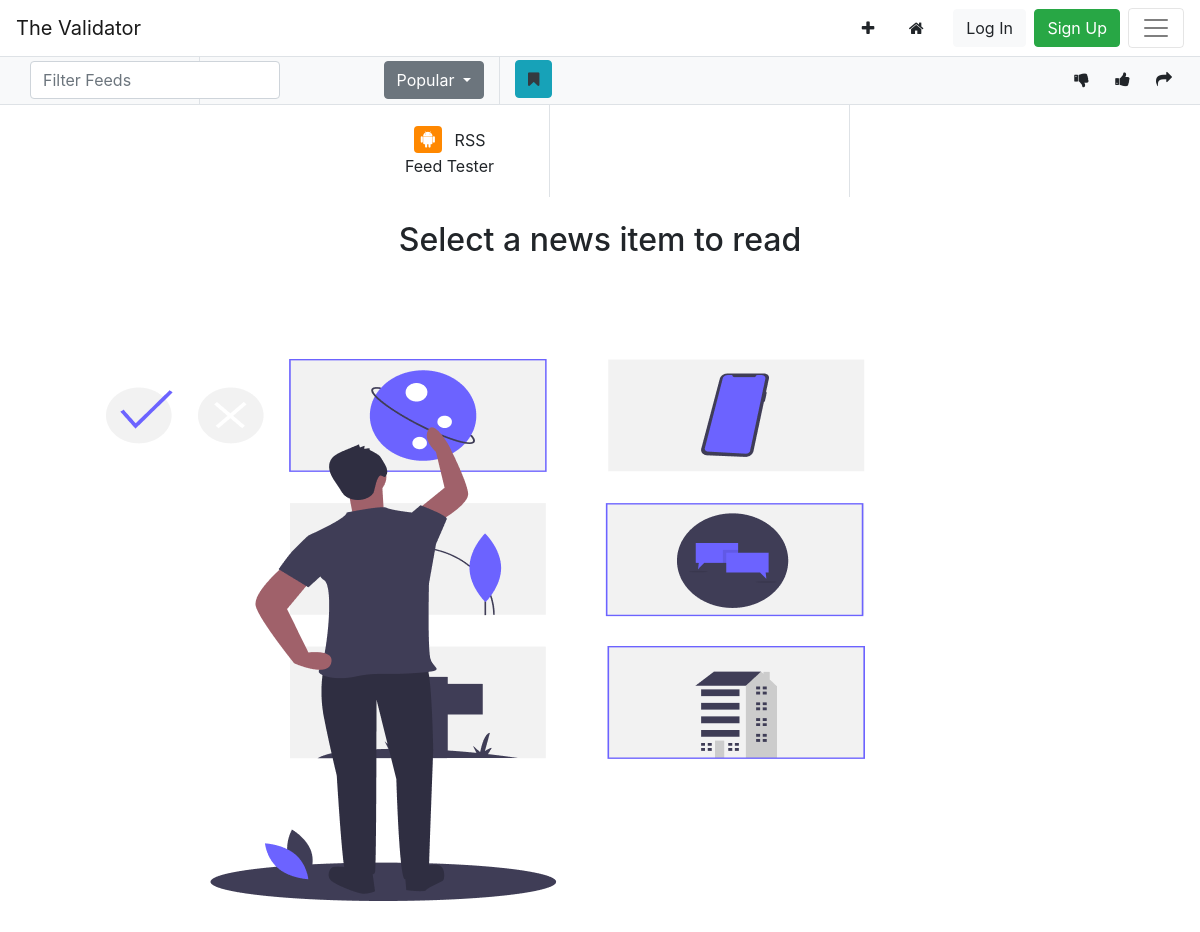
Page /app/home/ on the earlier database version.
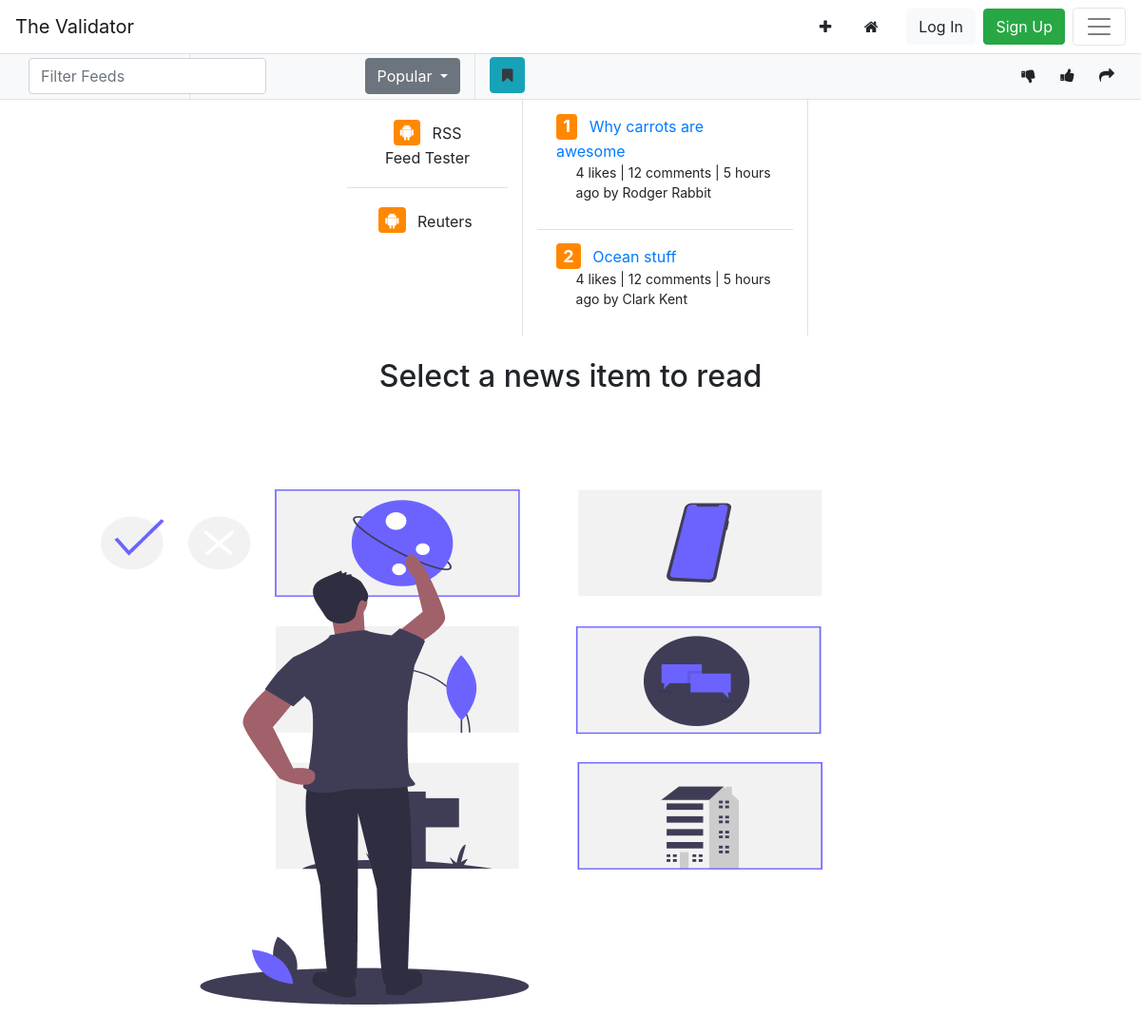
Same page on the later database version.
### app/models.py (models this page shows, shortened)
class RSSFeed(models.Model):
    name = models.CharField(max_length=200, default="")
    link = models.URLField(max_length=200, default="")
    def get_article_list(self):
        return self.article_set.all()

class Article(models.Model):
    objects = ArticleManager()
    rss_feed = models.ForeignKey(RSSFeed, on_delete=models.CASCADE, null=True)
    title = models.CharField(max_length=200, default="")
    publisher = models.CharField(max_length=200, default="")
    author = models.CharField(max_length=200, default="")
    content = models.TextField()

### app/views.py (the view)
# urls.py: path("home/", HomeView.as_view(), name="home"),
class HomeView(ListView):
    model = Article
    template_name = "app/home.html"
    def get_context_data(self, *, object_list=None, **kwargs):
        context = super().get_context_data(**kwargs)
        context['rssfeed_list'] = RSSFeed.objects.all()
        return context

### app/context_processors.py (called while the page is built)
def get_rss_list(request):
    return {'rss_list': RSSFeed.objects.all()}

def get_rss_articles(request):
    default_feed = RSSFeed.objects.get(pk=1)
    article_list = default_feed.get_article_list()
    return {'default_article_list': article_list}

### app/templates/app/home.html
{% extends 'app/base.html' %}
{% load crispy_forms_tags %}
{% load static %}
{% block content %}
<br>
<h2 class="text-center">Select a news item to read</h2>
<img src="{% static "images/select.png" %}" alt="">
{% endblock  %}

### app/templates/app/base.html (shortened to what this page needs)
{% load static %}
{% load rss_list %}
<!DOCTYPE html>
<html lang="en">
  <head>
    <link rel="stylesheet" href="{% static 'css/main.css' %}">
    <link rel="stylesheet" href="https://stackpath.bootstrapcdn.com/bootstrap/4.4.1/css/bootstrap.min.css">
    <link rel="stylesheet" type="text/css" href="https://cdnjs.cloudflare.com/ajax/libs/font-awesome/4.7.0/css/font-awesome.min.css">
  </head>
  <body>
<div id="navbar-container">
  <nav class="navbar fixed-top navbar-light bg-white border-bottom">
    <a class="navbar-brand" href="{% url 'index' %}">The Validator</a>
    <div class="ml-auto mr-2">
      <a href="{% url 'rss-list' %}"><button class="btn btn-white mr-1"><i class="fa fa-plus" aria-hidden="true"></i></button></a>
      <a href="{% url 'home' %}"><button class="btn btn-white mr-1"><i class="fa fa-home mr-2" aria-hidden="true"></i></button></a>
      {% if not user.profile.is_online %}
        <a href="{% url 'login' %}"><button class="btn btn-light mr-1">Log In</button></a>
        <a href="{% url 'user-add' %}"><button class="btn btn-success">Sign Up</button></a>
      {% endif %}
    </div>
    <button class="navbar-toggler" type="button" data-toggle="modal" data-target="#exampleModal" aria-expanded="false">
      <span class="navbar-toggler-icon"></span>
    </button>
  </nav>
</div>
<br>
<br>
<div class="container-fluid h-100 mt-2">
    <div class="row justify-content-center bg-light">
      <div class="col-2 border-right border-bottom ">
          <form class="form-inline ">
            <div class="form-group col">
              <input class="form-control mr-sm-2" id="feed-filter" type="search" placeholder="Filter Feeds" aria-label="Search">
            </div>
          </form>
      </div>
      <div class="col-3 border-right border-bottom">
        <div class="dropdown float-right" id="button-filter">
		  <button class="btn btn-secondary dropdown-toggle" type="button" id="dropdownMenuButton" data-toggle="dropdown" aria-haspopup="true" aria-expanded="false">
		    Popular
		  </button>
		</div>
      </div>
      <div class="col border-bottom mt-1">
        <button class="btn btn-info text-dark bookmark mb-1" value="{{article.id}}"><i class="fa fa-bookmark" aria-hidden="true"></i></button>
        <button class="btn btn-light float-right" type="button" id="share-button" data-toggle="dropdown" aria-haspopup="true" aria-expanded="false"><i class="fa fa-share" aria-hidden="true"></i></button>
        <button class="btn btn-light float-right like" value="{{article.id}}"><i class="fa fa-thumbs-up" aria-hidden="true"></i></button>
		<button class="btn btn-light float-right dislike" value="{{article.id}}"><i class="fa fa-thumbs-down" aria-hidden="true"></i></button>
      </div>
    </div>
  <div class="row justify-content-center h-100">
    <div class="col-2 hidden-md-down border-right">
      <ul class="list-group list-group-flush ">
        {% for feed in rss_list %}
          <li class="list-group-item">
            <div class="feed-container">
              <button class="btn btn-white feed" id="{{feed.id}}" value="{{feed.id}}">
                <h4 class="d-inline" ><span class="badge article-count"><i class="fa fa-android" aria-hidden="true"></i></span></h4>
                <p class="ml-2 d-inline article-title">{{feed.name}}</p>
              </button>
            </div>
          </li>
        {% endfor %}
      </ul>
    </div>
    <div class="col-3 border-right">
      <ul class="list-group list-group-flush article-list">
        {% for article in default_article_list %}
          <li class='list-group-item  '>
              <div class='article-container'>
                <h4 class='d-inline'><span class='badge article-count'>{{article.id}}</span></h4>
                <p class='ml-2 d-inline article-title'><a href="{% url 'article-detail' article.id %}" >{{article.title}}</a></p>
                <p class='article-stats'>4 likes | 12 comments | 5 hours ago by {{article.author}}</p>
              </div>
            </li>
        {% endfor %}
      </ul>
    </div>
    <div class="col">
        {% block content %}
        {% endblock %}
    </div>
  </div>
</div>
<link rel="stylesheet" type="text/css" href=" {% static '/app/main.css' %} ">
  </body>
</html>

### app/templates/app/base.html (style rules this page uses)
.article-count { background-color: #FF8800; color: white; }
.article-stats { margin-left: 9%; font-size: 14px; }
#feed-filter { margin-top:5px; margin-bottom: 5px; width: 250px; }
#button-filter { margin-top:5px; margin-bottom: 5px; }

Differences in the rows shown:
added RSSFeed: {{ feed.id }} 2 (drawn), name "Reuters"
added Article: id "1", title "Why carrots are awesome", author "Rodger Rabbit"
added Article: id "2", title "Ocean stuff", author "Clark Kent"
